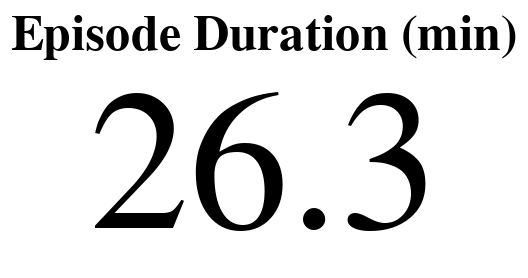

Here is the notebook cell this chart was saved with:
### Code cell
field_name = "duration"
pretty_field_name = "Episode Duration (min)"
create_textbox1(episode_df, field_name, pretty_field_name,number=True)

### Figure 1 — Vega-Lite specification as saved in the notebook (floating-point values rounded to 4 significant figures)
{"config": {"view": {"continuousWidth": 300, "continuousHeight": 300, "stroke": "transparent"}, "text": {"font": "Arial", "fontSize": 100}, "title": {"font": "Arial", "fontSize": 25}}, "data": {"name": "data-92482ca6d4783b28ad5d0cd8f1aae973"}, "mark": {"type": "text", "baseline": "middle"}, "encoding": {"text": {"field": "duration", "format": ".1f", "type": "quantitative"}}, "title": "Episode Duration (min)", "$schema": "https://vega.github.io/schema/vega-lite/v5.15.1.json", "datasets": {"data-92482ca6d4783b28ad5d0cd8f1aae973": [{"duration": 26.34}]}}
